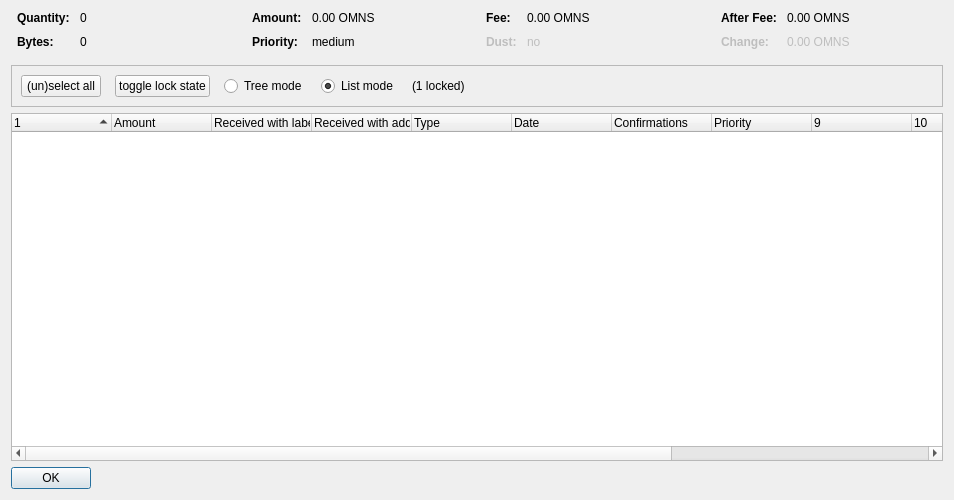
<?xml version="1.0" encoding="UTF-8"?>
<ui version="4.0">
 <class>CoinControlDialog</class>
 <widget class="QDialog" name="CoinControlDialog">
  <property name="geometry">
   <rect>
    <x>0</x>
    <y>0</y>
    <width>954</width>
    <height>500</height>
   </rect>
  </property>
  <property name="windowTitle">
   <string>Coin Selection</string>
  </property>
  <layout class="QVBoxLayout" name="verticalLayout">
   <item>
    <layout class="QHBoxLayout" name="horizontalLayoutTop" stretch="0,0,0,0">
     <property name="topMargin">
      <number>0</number>
     </property>
     <property name="bottomMargin">
      <number>10</number>
     </property>
     <item>
      <layout class="QFormLayout" name="formLayoutCoinControl1">
       <property name="horizontalSpacing">
        <number>10</number>
       </property>
       <property name="verticalSpacing">
        <number>10</number>
       </property>
       <property name="leftMargin">
        <number>6</number>
       </property>
       <property name="rightMargin">
        <number>6</number>
       </property>
       <item row="0" column="0">
        <widget class="QLabel" name="labelCoinControlQuantityText">
         <property name="font">
          <font>
           <weight>75</weight>
           <bold>true</bold>
          </font>
         </property>
         <property name="text">
          <string>Quantity:</string>
         </property>
        </widget>
       </item>
       <item row="0" column="1">
        <widget class="QLabel" name="labelCoinControlQuantity">
         <property name="cursor">
          <cursorShape>IBeamCursor</cursorShape>
         </property>
         <property name="contextMenuPolicy">
          <enum>Qt::ActionsContextMenu</enum>
         </property>
         <property name="text">
          <string notr="true">0</string>
         </property>
         <property name="textInteractionFlags">
          <set>Qt::LinksAccessibleByMouse|Qt::TextSelectableByKeyboard|Qt::TextSelectableByMouse</set>
         </property>
        </widget>
       </item>
       <item row="1" column="0">
        <widget class="QLabel" name="labelCoinControlBytesText">
         <property name="font">
          <font>
           <weight>75</weight>
           <bold>true</bold>
          </font>
         </property>
         <property name="text">
          <string>Bytes:</string>
         </property>
        </widget>
       </item>
       <item row="1" column="1">
        <widget class="QLabel" name="labelCoinControlBytes">
         <property name="cursor">
          <cursorShape>IBeamCursor</cursorShape>
         </property>
         <property name="contextMenuPolicy">
          <enum>Qt::ActionsContextMenu</enum>
         </property>
         <property name="text">
          <string notr="true">0</string>
         </property>
         <property name="textInteractionFlags">
          <set>Qt::LinksAccessibleByMouse|Qt::TextSelectableByKeyboard|Qt::TextSelectableByMouse</set>
         </property>
        </widget>
       </item>
      </layout>
     </item>
     <item>
      <layout class="QFormLayout" name="formLayoutCoinControl2">
       <property name="horizontalSpacing">
        <number>10</number>
       </property>
       <property name="verticalSpacing">
        <number>10</number>
       </property>
       <property name="leftMargin">
        <number>6</number>
       </property>
       <property name="rightMargin">
        <number>6</number>
       </property>
       <item row="0" column="0">
        <widget class="QLabel" name="labelCoinControlAmountText">
         <property name="font">
          <font>
           <weight>75</weight>
           <bold>true</bold>
          </font>
         </property>
         <property name="text">
          <string>Amount:</string>
         </property>
        </widget>
       </item>
       <item row="0" column="1">
        <widget class="QLabel" name="labelCoinControlAmount">
         <property name="cursor">
          <cursorShape>IBeamCursor</cursorShape>
         </property>
         <property name="contextMenuPolicy">
          <enum>Qt::ActionsContextMenu</enum>
         </property>
         <property name="text">
          <string notr="true">0.00 OMNS</string>
         </property>
         <property name="textInteractionFlags">
          <set>Qt::LinksAccessibleByMouse|Qt::TextSelectableByKeyboard|Qt::TextSelectableByMouse</set>
         </property>
        </widget>
       </item>
       <item row="1" column="0">
        <widget class="QLabel" name="labelCoinControlPriorityText">
         <property name="font">
          <font>
           <weight>75</weight>
           <bold>true</bold>
          </font>
         </property>
         <property name="text">
          <string>Priority:</string>
         </property>
        </widget>
       </item>
       <item row="1" column="1">
        <widget class="QLabel" name="labelCoinControlPriority">
         <property name="cursor">
          <cursorShape>IBeamCursor</cursorShape>
         </property>
         <property name="contextMenuPolicy">
          <enum>Qt::ActionsContextMenu</enum>
         </property>
         <property name="text">
          <string>medium</string>
         </property>
         <property name="textInteractionFlags">
          <set>Qt::LinksAccessibleByMouse|Qt::TextSelectableByKeyboard|Qt::TextSelectableByMouse</set>
         </property>
        </widget>
       </item>
      </layout>
     </item>
     <item>
      <layout class="QFormLayout" name="formLayoutCoinControl3">
       <property name="horizontalSpacing">
        <number>10</number>
       </property>
       <property name="verticalSpacing">
        <number>10</number>
       </property>
       <property name="leftMargin">
        <number>6</number>
       </property>
       <property name="rightMargin">
        <number>6</number>
       </property>
       <item row="0" column="0">
        <widget class="QLabel" name="labelCoinControlFeeText">
         <property name="font">
          <font>
           <weight>75</weight>
           <bold>true</bold>
          </font>
         </property>
         <property name="text">
          <string>Fee:</string>
         </property>
        </widget>
       </item>
       <item row="0" column="1">
        <widget class="QLabel" name="labelCoinControlFee">
         <property name="cursor">
          <cursorShape>IBeamCursor</cursorShape>
         </property>
         <property name="contextMenuPolicy">
          <enum>Qt::ActionsContextMenu</enum>
         </property>
         <property name="text">
          <string notr="true">0.00 OMNS</string>
         </property>
         <property name="textInteractionFlags">
          <set>Qt::LinksAccessibleByMouse|Qt::TextSelectableByKeyboard|Qt::TextSelectableByMouse</set>
         </property>
        </widget>
       </item>
       <item row="1" column="0">
        <widget class="QLabel" name="labelCoinControlLowOutputText">
         <property name="enabled">
          <bool>false</bool>
         </property>
         <property name="font">
          <font>
           <weight>75</weight>
           <bold>true</bold>
          </font>
         </property>
         <property name="text">
          <string>Dust:</string>
         </property>
        </widget>
       </item>
       <item row="1" column="1">
        <widget class="QLabel" name="labelCoinControlLowOutput">
         <property name="enabled">
          <bool>false</bool>
         </property>
         <property name="cursor">
          <cursorShape>IBeamCursor</cursorShape>
         </property>
         <property name="contextMenuPolicy">
          <enum>Qt::ActionsContextMenu</enum>
         </property>
         <property name="text">
          <string>no</string>
         </property>
         <property name="textInteractionFlags">
          <set>Qt::LinksAccessibleByMouse|Qt::TextSelectableByKeyboard|Qt::TextSelectableByMouse</set>
         </property>
        </widget>
       </item>
      </layout>
     </item>
     <item>
      <layout class="QFormLayout" name="formLayoutCoinControl4">
       <property name="horizontalSpacing">
        <number>10</number>
       </property>
       <property name="verticalSpacing">
        <number>10</number>
       </property>
       <property name="leftMargin">
        <number>6</number>
       </property>
       <property name="rightMargin">
        <number>6</number>
       </property>
       <item row="0" column="0">
        <widget class="QLabel" name="labelCoinControlAfterFeeText">
         <property name="font">
          <font>
           <weight>75</weight>
           <bold>true</bold>
          </font>
         </property>
         <property name="text">
          <string>After Fee:</string>
         </property>
        </widget>
       </item>
       <item row="0" column="1">
        <widget class="QLabel" name="labelCoinControlAfterFee">
         <property name="cursor">
          <cursorShape>IBeamCursor</cursorShape>
         </property>
         <property name="contextMenuPolicy">
          <enum>Qt::ActionsContextMenu</enum>
         </property>
         <property name="text">
          <string notr="true">0.00 OMNS</string>
         </property>
         <property name="textInteractionFlags">
          <set>Qt::LinksAccessibleByMouse|Qt::TextSelectableByKeyboard|Qt::TextSelectableByMouse</set>
         </property>
        </widget>
       </item>
       <item row="1" column="0">
        <widget class="QLabel" name="labelCoinControlChangeText">
         <property name="enabled">
          <bool>false</bool>
         </property>
         <property name="font">
          <font>
           <weight>75</weight>
           <bold>true</bold>
          </font>
         </property>
         <property name="text">
          <string>Change:</string>
         </property>
        </widget>
       </item>
       <item row="1" column="1">
        <widget class="QLabel" name="labelCoinControlChange">
         <property name="enabled">
          <bool>false</bool>
         </property>
         <property name="cursor">
          <cursorShape>IBeamCursor</cursorShape>
         </property>
         <property name="contextMenuPolicy">
          <enum>Qt::ActionsContextMenu</enum>
         </property>
         <property name="text">
          <string notr="true">0.00 OMNS</string>
         </property>
         <property name="textInteractionFlags">
          <set>Qt::LinksAccessibleByMouse|Qt::TextSelectableByKeyboard|Qt::TextSelectableByMouse</set>
         </property>
        </widget>
       </item>
      </layout>
     </item>
    </layout>
   </item>
   <item>
    <widget class="QFrame" name="frame">
     <property name="minimumSize">
      <size>
       <width>0</width>
       <height>40</height>
      </size>
     </property>
     <property name="frameShape">
      <enum>QFrame::StyledPanel</enum>
     </property>
     <property name="frameShadow">
      <enum>QFrame::Sunken</enum>
     </property>
     <layout class="QHBoxLayout" name="horizontalLayout">
      <item>
       <layout class="QHBoxLayout" name="horizontalLayoutPanel" stretch="0,0,0,0,0,0">
        <property name="spacing">
         <number>14</number>
        </property>
        <item>
         <widget class="QPushButton" name="pushButtonSelectAll">
          <property name="sizePolicy">
           <sizepolicy hsizetype="Maximum" vsizetype="Fixed">
            <horstretch>0</horstretch>
            <verstretch>0</verstretch>
           </sizepolicy>
          </property>
          <property name="text">
           <string>(un)select all</string>
          </property>
          <property name="autoDefault">
           <bool>false</bool>
          </property>
         </widget>
        </item>
        <item>
         <widget class="QPushButton" name="pushButtonToggleLock">
          <property name="sizePolicy">
           <sizepolicy hsizetype="Maximum" vsizetype="Fixed">
            <horstretch>0</horstretch>
            <verstretch>0</verstretch>
           </sizepolicy>
          </property>
          <property name="text">
           <string>toggle lock state</string>
          </property>
          <property name="autoDefault">
           <bool>false</bool>
          </property>
         </widget>
        </item>
        <item>
         <widget class="QRadioButton" name="radioTreeMode">
          <property name="sizePolicy">
           <sizepolicy hsizetype="Maximum" vsizetype="Fixed">
            <horstretch>0</horstretch>
            <verstretch>0</verstretch>
           </sizepolicy>
          </property>
          <property name="text">
           <string>Tree mode</string>
          </property>
         </widget>
        </item>
        <item>
         <widget class="QRadioButton" name="radioListMode">
          <property name="sizePolicy">
           <sizepolicy hsizetype="Maximum" vsizetype="Fixed">
            <horstretch>0</horstretch>
            <verstretch>0</verstretch>
           </sizepolicy>
          </property>
          <property name="text">
           <string>List mode</string>
          </property>
          <property name="checked">
           <bool>true</bool>
          </property>
         </widget>
        </item>
        <item>
         <widget class="QLabel" name="labelLocked">
          <property name="text">
           <string>(1 locked)</string>
          </property>
         </widget>
        </item>
        <item>
         <spacer name="horizontalSpacer">
          <property name="orientation">
           <enum>Qt::Horizontal</enum>
          </property>
          <property name="sizeHint" stdset="0">
           <size>
            <width>40</width>
            <height>20</height>
           </size>
          </property>
         </spacer>
        </item>
       </layout>
      </item>
     </layout>
    </widget>
   </item>
   <item>
    <widget class="CoinControlTreeWidget" name="treeWidget">
     <property name="contextMenuPolicy">
      <enum>Qt::CustomContextMenu</enum>
     </property>
     <property name="sortingEnabled">
      <bool>false</bool>
     </property>
     <property name="columnCount">
      <number>13</number>
     </property>
     <attribute name="headerShowSortIndicator" stdset="0">
      <bool>true</bool>
     </attribute>
     <attribute name="headerStretchLastSection">
      <bool>false</bool>
     </attribute>
     <column>
      <property name="text">
       <string/>
      </property>
     </column>
     <column>
      <property name="text">
       <string>Amount</string>
      </property>
     </column>
     <column>
      <property name="text">
       <string>Received with label</string>
      </property>
     </column>
     <column>
      <property name="text">
       <string>Received with address</string>
      </property>
     </column>
     <column>
      <property name="text">
       <string>Type</string>
      </property>
     </column>
     <column>
      <property name="text">
       <string>Date</string>
      </property>
     </column>
     <column>
      <property name="text">
       <string>Confirmations</string>
      </property>
      <property name="toolTip">
       <string>Confirmed</string>
      </property>
     </column>
     <column>
      <property name="text">
       <string>Priority</string>
      </property>
     </column>
     <column>
      <property name="text">
       <string/>
      </property>
     </column>
     <column>
      <property name="text">
       <string/>
      </property>
     </column>
     <column>
      <property name="text">
       <string/>
      </property>
     </column>
     <column>
      <property name="text">
       <string/>
      </property>
     </column>
     <column>
      <property name="text">
       <string/>
      </property>
     </column>
    </widget>
   </item>
   <item>
    <widget class="QDialogButtonBox" name="buttonBox">
     <property name="sizePolicy">
      <sizepolicy hsizetype="Maximum" vsizetype="Fixed">
       <horstretch>0</horstretch>
       <verstretch>0</verstretch>
      </sizepolicy>
     </property>
     <property name="orientation">
      <enum>Qt::Horizontal</enum>
     </property>
     <property name="standardButtons">
      <set>QDialogButtonBox::Ok</set>
     </property>
    </widget>
   </item>
  </layout>
 </widget>
 <customwidgets>
  <customwidget>
   <class>CoinControlTreeWidget</class>
   <extends>QTreeWidget</extends>
   <header>coincontroltreewidget.h</header>
  </customwidget>
 </customwidgets>
 <resources/>
 <connections/>
</ui>
